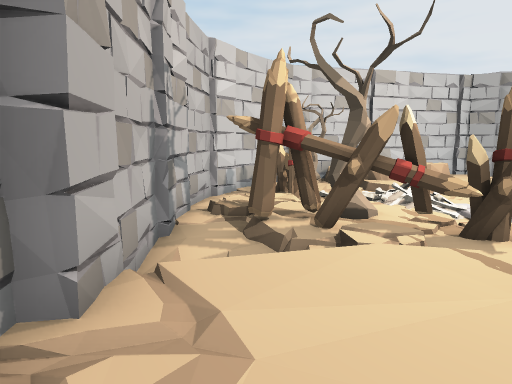
view 1 (above)

14 first-person views from a walk through a scene from a Unity 3-D project. The camera is 1.2 m above the floor, tilts 8° down and sees 70° across. The floor is counted in squares, 1 m on a side. Each view is taken from the middle of a square. On the plan, view 1 faces up. The plan holds only what a view shows up to about 15 squares ahead; the rest is blank. The place goes on beyond the plan. The player is left out. Some animated figures are not drawn. Door leaves are left out, so doorways stand open.

view 2
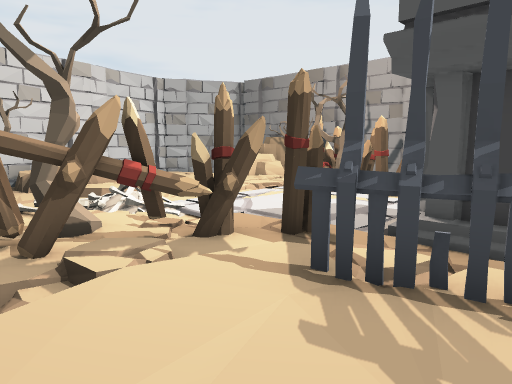

view 3
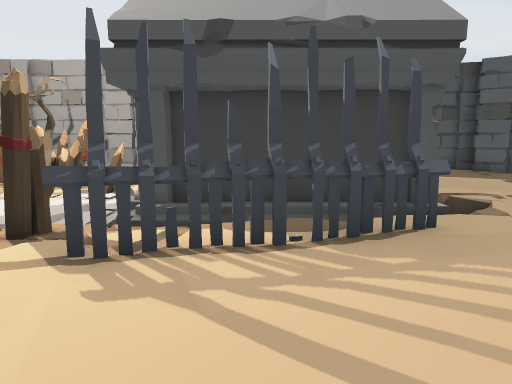

view 4
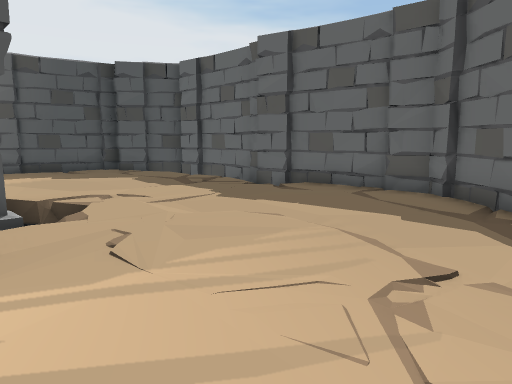

view 5
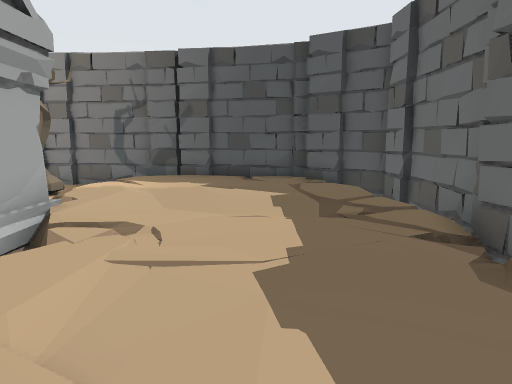

view 6
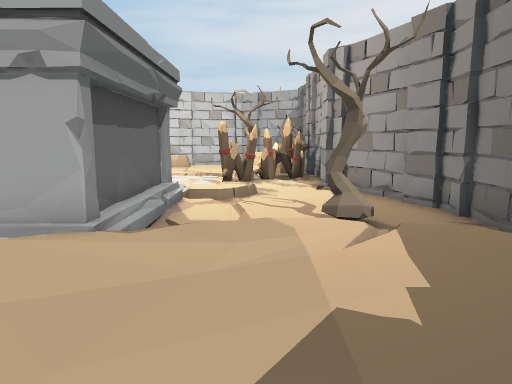

view 7
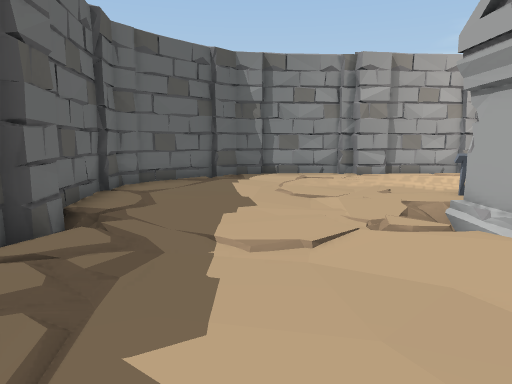

view 8
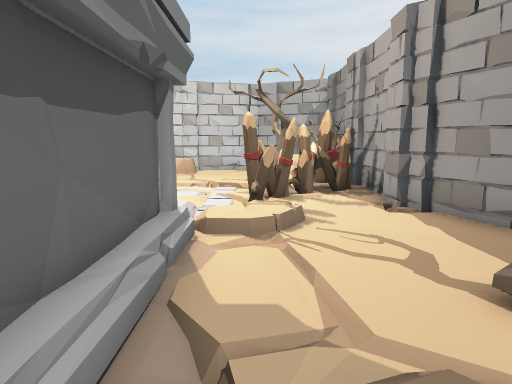

view 9
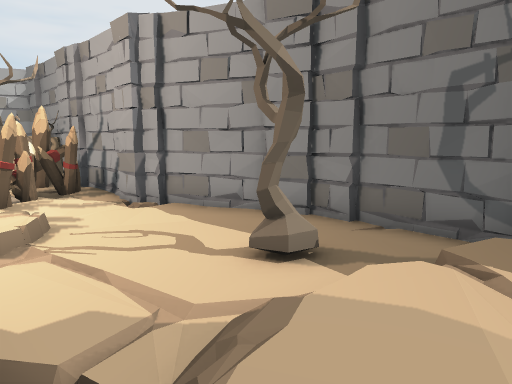

view 10
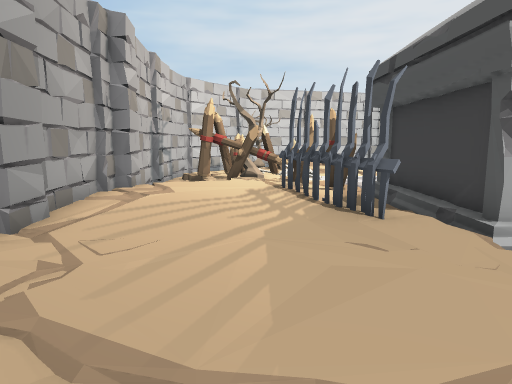

view 11
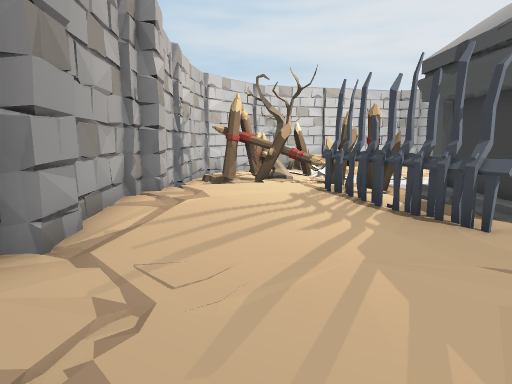

view 12
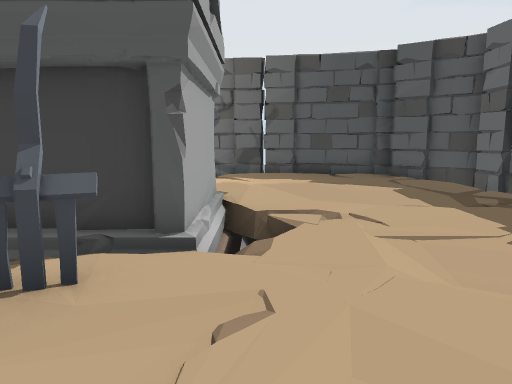

view 13
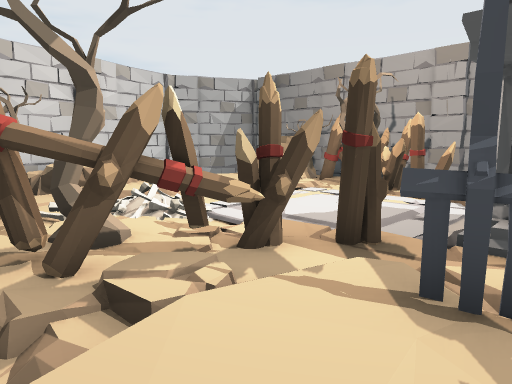

view 14
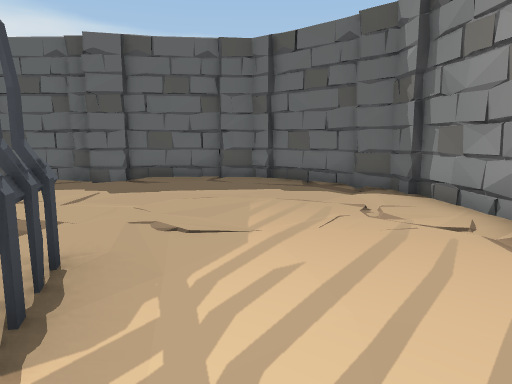

### Floor plan
Key: @ floor where view 1 was taken; # wall or solid block; . main floor; - floor 0.25 m lower than the main floor; _ floor 0.5 m lower than the main floor; / step, stairs or slope; D open door; v drop or lower ground; S spikes; T tree; O other object.
Columns run from 2 left of view 1 to 16 right of it. Each row starts with its distance up from view 1.
 11  # S_        OOO#
 10  # S_  __----_SS#
  9 #   -O __-___SSS#
  8 #    D -__--TT_S#
  7 # SST-------SS-_#
  6 # SSSSS-----S-__#
  5 # _-SSSS----S/__##
  4 ##-///SS_--/ /___#
  3 ##...O-OO O//____#
  2 #....O-O  #/_____##
  1 #....O.OO #/______#
  0 #.@..OOOO  O___T__#
 -1 #.....OOO  O///___#
 -2 #....../OO#O...///#
 -3 #......//-.......##
 -4 #................#
 -5 #................#
 -6 #............... #
 -7 ##..............##
 -8  ##............##
 -9   ##....###vvv##
-10    ############

Where each view was taken, in squares from view 1:
view 1: 0 up, 0 right, facing up
view 2: 1 up, 0 right, facing up-right
view 3: 1 up, 1 left, facing right
view 4: 1 down, 1 left, facing down-right
view 5: 6 down, 2 right, facing right
view 6: 7 down, 11 right, facing up
view 7: 6 down, 12 right, facing left
view 8: 3 down, 10 right, facing up
view 9: 3 down, 9 right, facing up-right
view 10: 7 down, 2 right, facing up
view 11: 6 down, 1 right, facing up
view 12: 3 down, 1 right, facing right
view 13: 2 up, 0 right, facing up-right
view 14: 2 up, 2 right, facing down
